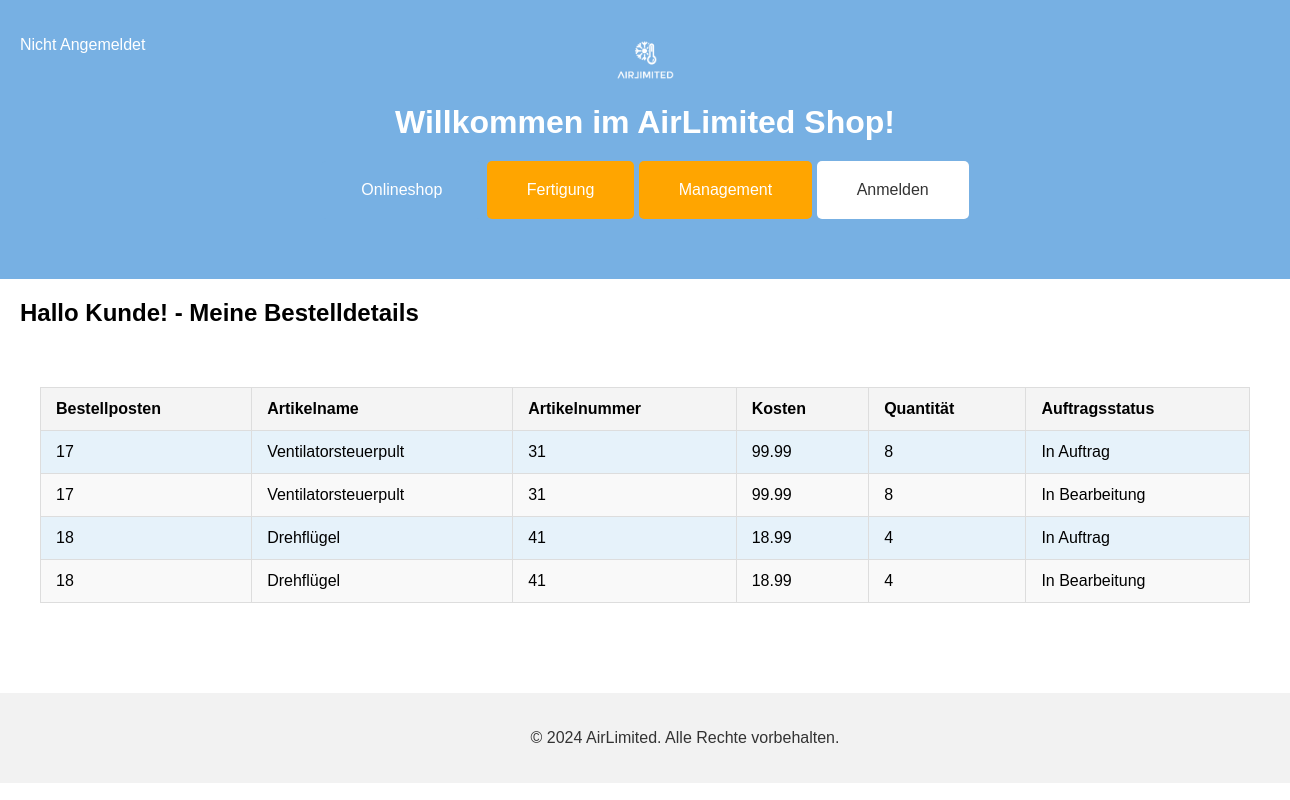
The page /bestelldetails.php on the database as committed earlier.
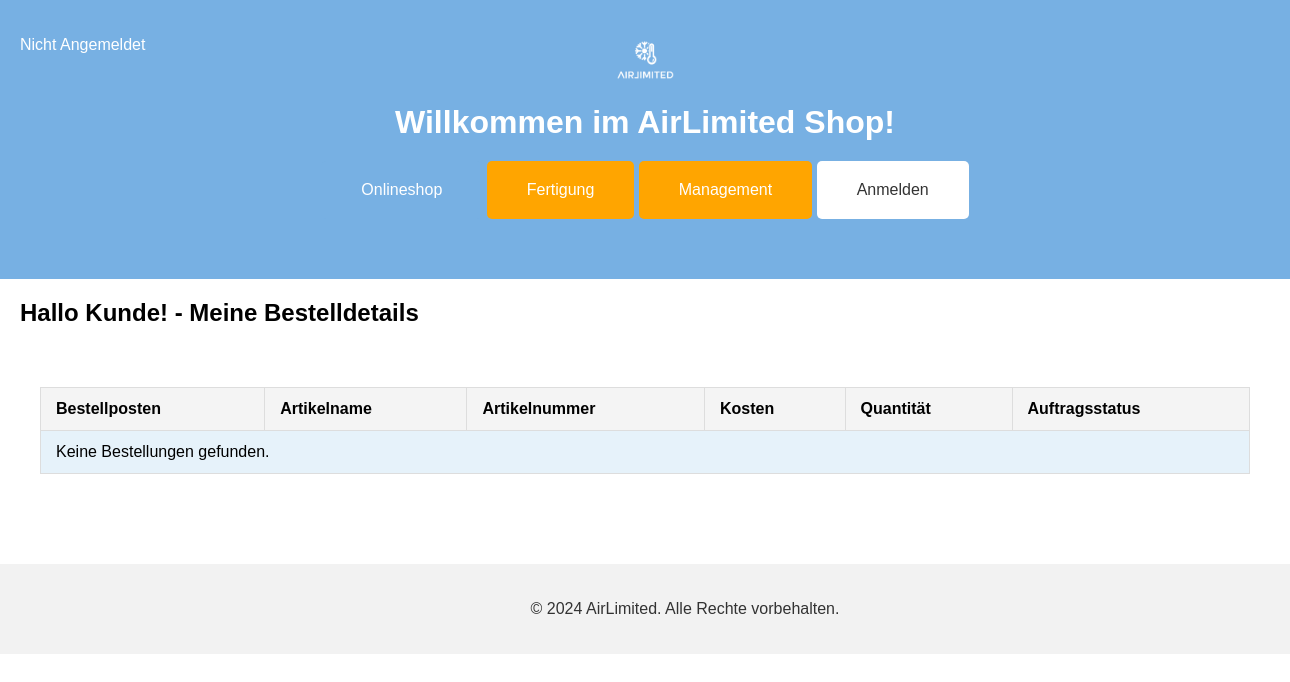
The same page on the database as committed later.
### tables this page shows
CREATE TABLE IF NOT EXISTS `bestellposten` (
  `BestellNr` int(11) NOT NULL,
  `BestellpostenNr` int(11) NOT NULL AUTO_INCREMENT,
  `Quantität` int(11) NOT NULL,
  `SKUNr` int(11) NOT NULL,
  `versandbereit` tinyint(4) NOT NULL DEFAULT 0,
  PRIMARY KEY (`BestellpostenNr`,`BestellNr`) USING BTREE,
  KEY `SKUNr` (`SKUNr`),
  KEY `bestellposten_BestellNr` (`BestellNr`),
  CONSTRAINT `SKUNr` FOREIGN KEY (`SKUNr`) REFERENCES `sku` (`SKUNr`) ON DELETE NO ACTION ON UPDATE NO ACTION,
  CONSTRAINT `bestellposten_BestellNr` FOREIGN KEY (`BestellNr`) REFERENCES `bestellung` (`BestellNr`) ON DELETE NO ACTION ON UPDATE NO ACTION
);

CREATE TABLE IF NOT EXISTS `sku` (
  `SKUNr` int(11) NOT NULL AUTO_INCREMENT,
  `Name` varchar(20) NOT NULL,
  `Standardlosgroeße` int(11) NOT NULL DEFAULT 0,
  `Laenge` float DEFAULT NULL,
  `Breite` float DEFAULT NULL,
  `Hoehe` float DEFAULT NULL,
  `Gewicht` float DEFAULT NULL,
  `Beschreibung` varchar(200) DEFAULT NULL,
  `Preis` float DEFAULT NULL,
  `Foto` varchar(50) DEFAULT NULL,
  `Art` varchar(50) DEFAULT NULL,
  `Fertigungsanweisungen` varchar(50) DEFAULT NULL,
  `Verfuegbarkeit` varchar(50) DEFAULT NULL,
  `FertigungsNr` int(11) DEFAULT NULL,
  `LagerNr` int(11) DEFAULT NULL,
  PRIMARY KEY (`SKUNr`),
  KEY `FertigungsNr` (`FertigungsNr`),
  KEY `Lagerstandort` (`LagerNr`),
  CONSTRAINT `sku FertigungsNr` FOREIGN KEY (`FertigungsNr`) REFERENCES `fertigung` (`FertigungsNr`) ON DELETE NO ACTION ON UPDATE NO ACTION,
  CONSTRAINT `sku LagerNr` FOREIGN KEY (`LagerNr`) REFERENCES `lager` (`LagerNr`) ON DELETE NO ACTION ON UPDATE NO ACTION
);

### db_class.php (called while the page is built, shortened)
<?php
class DBConnector
{
	private $database = null;
	public function connect()
	{
		$this->database = mysqli_connect(DB_HOST, DB_USER, DB_PASSWORD) or die('Verbindung schlug fehl: '.mysqli_error($this->database));
		mysqli_select_db($this->database, DB_NAME) or die('Verbindung schlug fehl: '.mysqli_error($this->database));
		mysqli_query($this->database, "SET CHARSET 'utf8'") or die('Verbindung schlug fehl: '.mysqli_error($this->database));
		mysqli_query($this->database, "SET NAMES 'UTF8'") or die('Verbindung schlug fehl: '.mysqli_error($this->database));
	}
	static public function fetchEntity($QueryResult)
	{
		return mysqli_fetch_object($QueryResult);
	}
	static public function fetchEntityArray($QueryResult)
	{
		$result = array();
		while( $item = DBConnector::fetchEntity($QueryResult) )
			$result[] = $item;
		return $result;
	}
	public function query($Query)
	{
		$result = mysqli_query($this->database, $Query);
		return $result;
	}
	public function getEntityArray($Query)
	{
		$result = $this->query($Query);
		if( $result )
			return $this->fetchEntityArray($result);
		else
			return false;
	}
}
?>

### bestelldetails.php (the view, shortened to what this page needs)
<?php
if (isset($_SESSION['userType']) && isset($_SESSION['userID'])) {
    $userType = $_SESSION['userType'];
    $userID = $_SESSION['userID'];
    $userTypeText = "Angemeldet als: " . $userType . " ";
    $userIDText = $userID . "<br>";
} else {
    $userTypeText = "Nicht Angemeldet". "<br>";
}
require_once "db_class.php";
$DBServer   = 'localhost';
$DBHost     = 'airlimited';
$DBUser     = 'root';
$DBPassword = '';
$db = new DBConnector($DBServer, $DBHost, $DBUser, $DBPassword);
$db->connect();
if (isset($_GET['BestellNr'])) {
    $bestellnr = htmlspecialchars($_GET['BestellNr']);
} else {
    $bestellnr = 1;
}
$query = 'SELECT DISTINCT bestellposten.BestellpostenNr, sku.`Name`, bestellposten.SKUNr, sku.Preis, bestellposten.Quantität, auftrag.`Status`';
$query .= ' FROM bestellposten';
$query .= ' LEFT JOIN sku ON bestellposten.SKUNr = sku.SKUNr';
$query .= ' LEFT JOIN bestellung ON bestellposten.BestellNr = bestellung.BestellNr';
$query .= ' LEFT JOIN gehoert_zu ON bestellung.BestellNr = gehoert_zu.BestellNr';
$query .= ' LEFT JOIN auftrag ON gehoert_zu.AuftragsNr = auftrag.AuftragsNr';
$query .= ' WHERE bestellposten.BestellNr = ' . $bestellnr;
$result = $db->getEntityArray($query);
?>
<!DOCTYPE html>
<html lang="de">
<head>
    <link rel="stylesheet" href="styles.css">
</head>
<body>
<header>
    <div class="logo">
        <img src="logo.png" alt="AirLimited Logo">
    </div>
    <h1>Willkommen im AirLimited Shop!</h1>
    <nav>
        <button onclick="window.location.href='onlineshop.php'">Onlineshop</button>
        <button onclick="window.location.href='fertigung.php'" class="fertigung-btn">Fertigung</button>
        <button onclick="window.location.href='management.php'" class="management-btn">Management</button>
        <button onclick="window.location.href='index.php'" class="login-btn">Anmelden</button>
    </nav>
    <div class="meine-logindaten">
        <p>
            <?php
                echo $userTypeText;
            ?>
        </p>
    </div>
</header>
<h2> Hallo Kunde! - Meine Bestelldetails </h2>
<main>
    <table>
        <thead>
            <tr>
                <th>Bestellposten</th>
                <th>Artikelname</th>
                <th>Artikelnummer</th>
                <th>Kosten</th>
                <th>Quantität</th>
                <th>Auftragsstatus</th>
            </tr>
        </thead>
        <tbody>
            <?php
            if ($result) {
                foreach ($result as $bestellposten) {
                    echo '<tr>';
                    echo '<td>' . $bestellposten->BestellpostenNr . '</td>';
                    echo '<td>' . $bestellposten->Name. '</td>';
                    echo '<td>' . $bestellposten->SKUNr. '</td>';
                    echo '<td>' . $bestellposten->Preis . '</td>';
                    echo '<td>' . $bestellposten->Quantität . '</td>';
                    echo '<td>' . (!empty($bestellposten->Status) ? $bestellposten->Status : 'Die Artikel sind auf Lager und versandbereit') . '</td>';
                    echo '</tr>';
                }
            } else {
                echo '<tr><td colspan="6">Keine Bestellungen gefunden.</td></tr>';
            }
            ?>
        </tbody>
    </table>
</main>
<footer>
    <p>&copy; 2024 AirLimited. Alle Rechte vorbehalten.</p>
</footer>
</body>
</html>

### styles.css (style rules this page uses)
body { font-family: Arial, sans-serif; margin: 0; padding: 0; }
header { background-color: #77b0e3; color: white; padding: 40px; display: flex; flex-direction: column; align-items: center; }
header h1 { margin: 0; margin-top: 20px; }
h2 { text-align: left; margin-left: 20px; margin-top: 20px; margin-bottom: 20px; }
.logo img { height: 40px; }
nav { margin-top: 20px; }
nav button { margin-bottom: 20px; background-color: #77b0e3; border: none; color: white; padding: 20px 40px; text-align: center; text-decoration: none; display: inline-block; font-size: 16px; cursor: pointer; border-radius: 5px; }
.login-btn { background-color: white; color: #333; }
.management-btn, .fertigung-btn { background-color: #ffa500; }
.meine-logindaten { position: absolute; top: 20px; left: 20px; }
.meine-logindaten p { color: white; text-align: left; text-decoration: none; font-size: 16px; }
main { padding: 40px; }
footer { background-color: #f2f2f2; color: #333; padding: 20px 40px; position: relative; bottom: 0; width: 100%; text-align: center; margin-top: 50px; }
table { width: 100%; border-collapse: collapse; }
th, td { padding: 12px 15px; text-align: left; border: 1px solid #ddd; }
th { background-color: #f4f4f4; }
tr:nth-child(odd) { background-color: #e6f2fa; }
tr:nth-child(even) { background-color: #f9f9f9; }

Rows that differ between the two databases and show on the page:
removed bestellposten: BestellpostenNr "17", SKUNr.Name "Ventilatorsteuerpult", SKUNr "31", SKUNr.Preis "99.99", Quantität "8", Status "In Auftrag", Status "In Bearbeitung"
removed bestellposten: BestellpostenNr "18", SKUNr.Name "Drehflügel", SKUNr "41", SKUNr.Preis "18.99", Quantität "4", Status "In Auftrag", Status "In Bearbeitung"
Other text that changed with them:
text now shown: "Keine Bestellungen gefunden."
